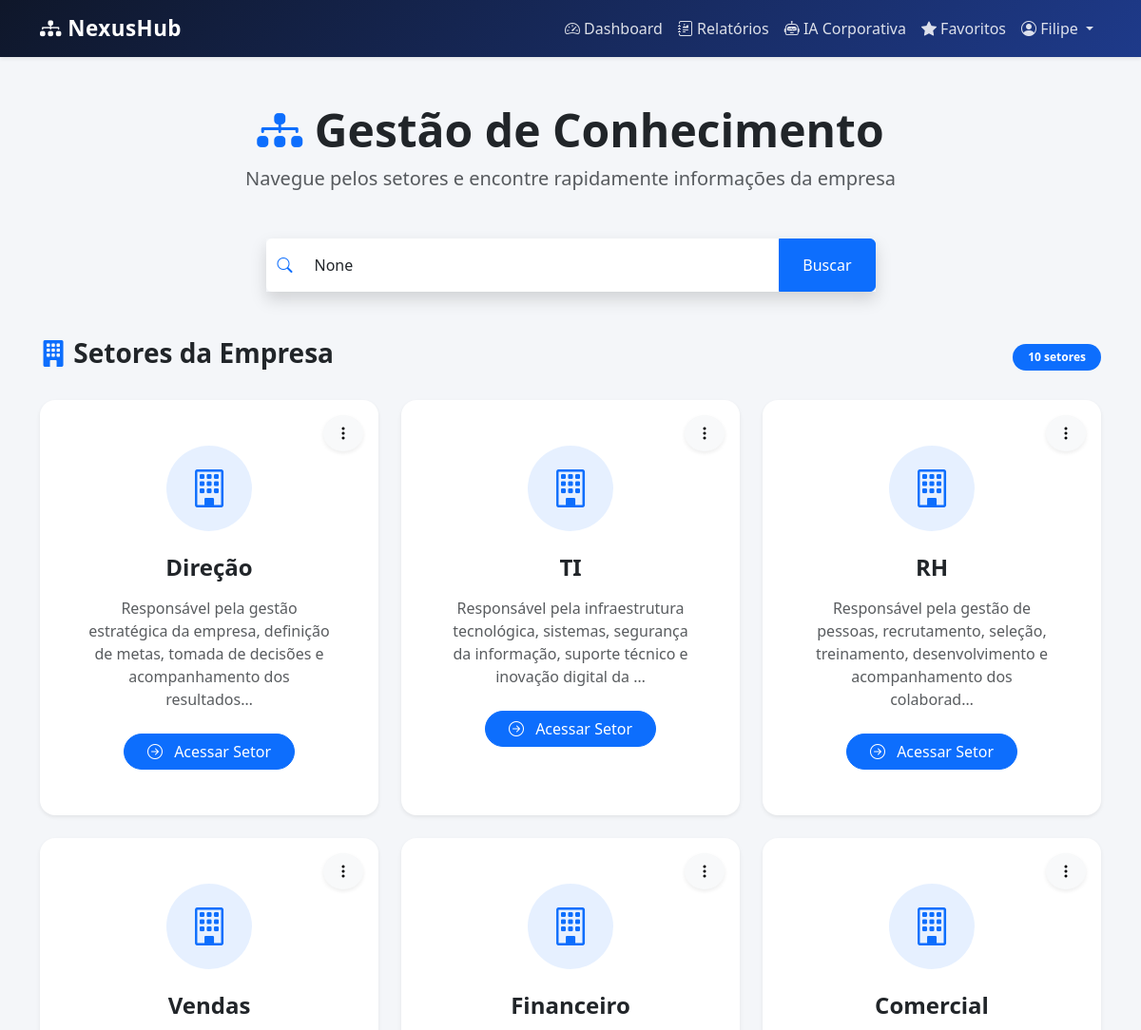
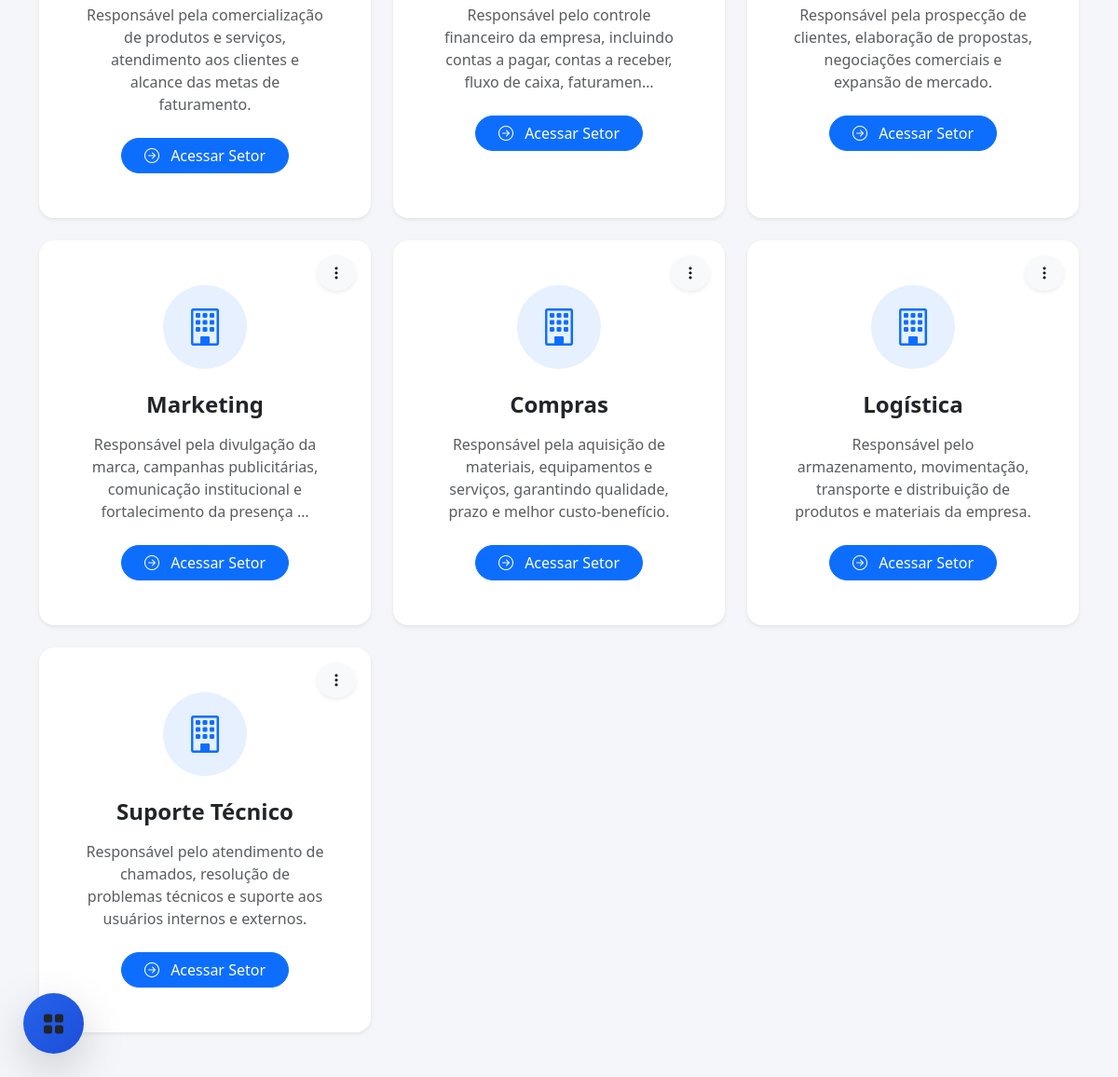
Before: / (signed in) with the older database file (2 pictures, top to bottom).
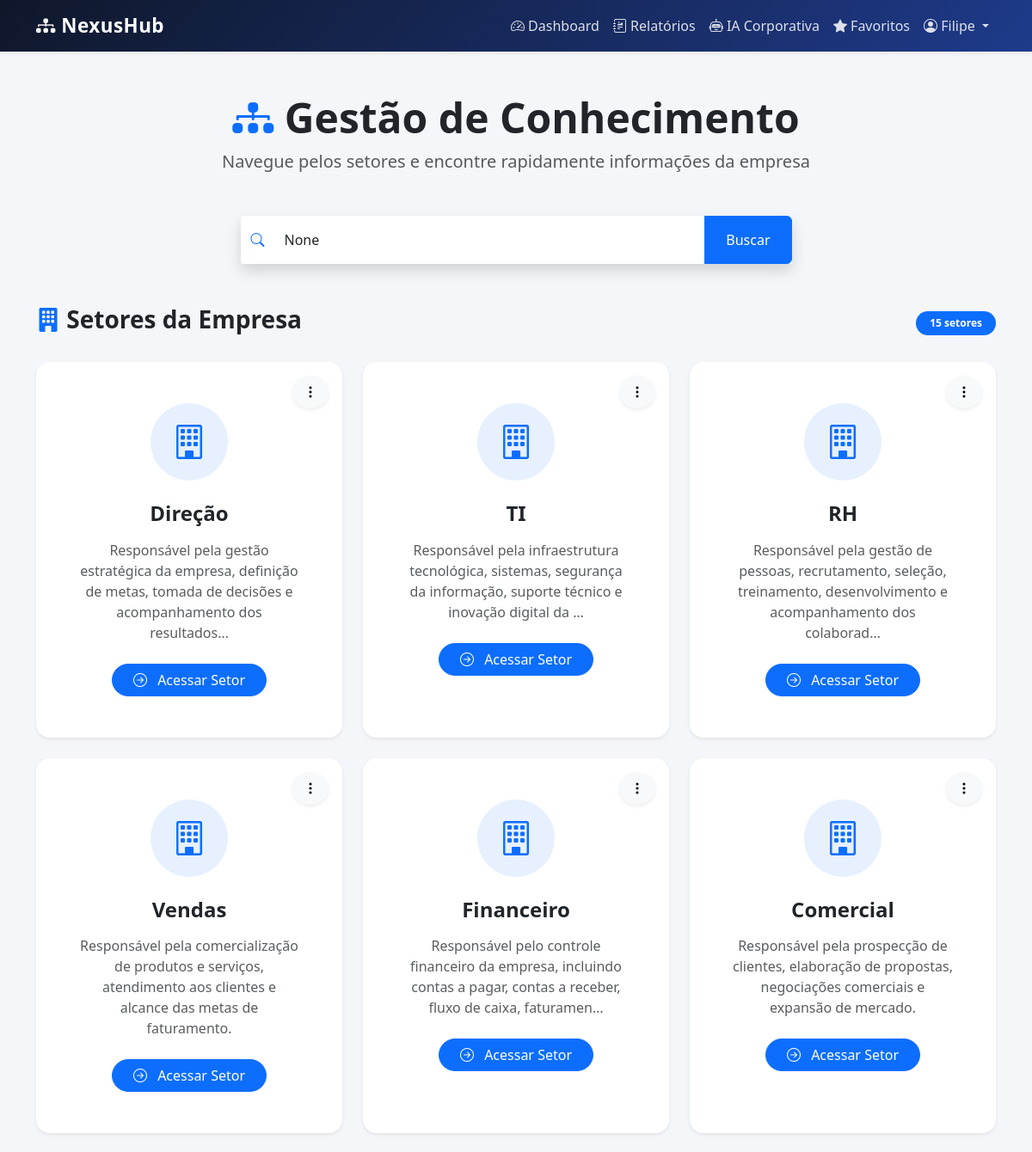
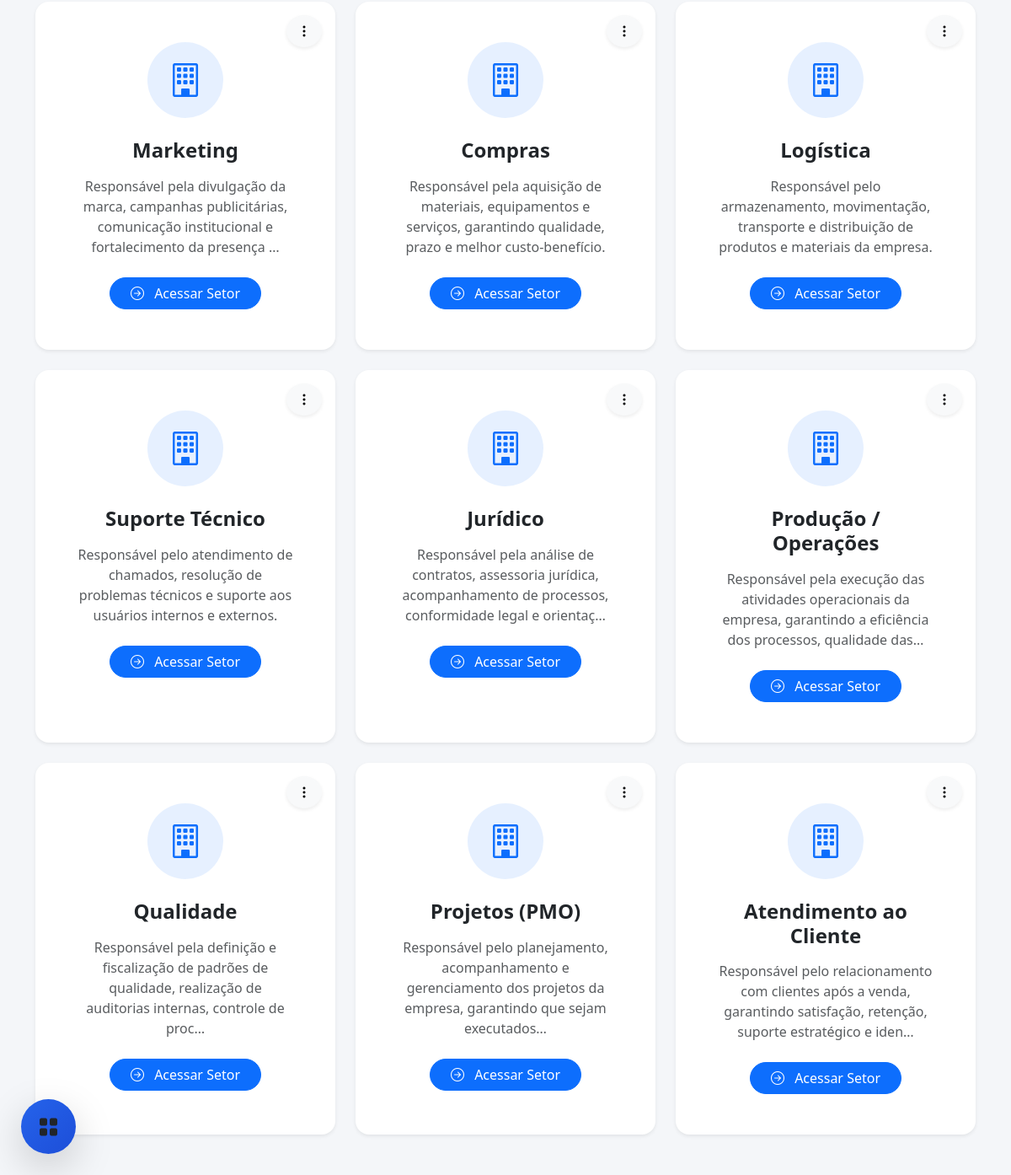
After: the same page with the newer database file (2 pictures, top to bottom).
### setores/models.py (models this page shows, shortened)
class Setor(models.Model):
    nome = models.CharField(max_length=100)
    descricao = models.TextField(blank=True)
    class Meta:
        verbose_name = 'Setor'
        verbose_name_plural = 'Setores'

### setores/views.py (the view, shortened to what this page needs)
@login_required
def home(request):
    busca = request.GET.get('busca')
    setores = Setor.objects.all()
    funcionarios = Funcionario.objects.select_related(
        'usuario',
        'setor'
    )
    return render(
        request,
        'home.html',
        {
            'setores': setores,
            'funcionarios': funcionarios,
            'busca': busca
        }
    )

### templates/home.html (shortened to what this page needs)
{% extends 'base.html' %}
{% block content %}
<div class="container py-5">
    <div class="text-center mb-5">
        <h1 class="display-5 fw-bold">
            <i class="bi bi-diagram-3-fill text-primary"></i>
            Gestão de Conhecimento
        </h1>
        <p class="text-muted fs-5">
            Navegue pelos setores e encontre rapidamente informações da empresa
        </p>
    </div>
    <div class="row justify-content-center mb-5">
        <div class="col-lg-7">
            <form method="GET">
                <div class="input-group shadow">
                    <span class="input-group-text bg-white border-0">
                        <i class="bi bi-search text-primary"></i>
                    </span>
                    <input type="text"
                           name="busca"
                           class="form-control border-0 py-3"
                           placeholder="Pesquisar funcionário, cargo ou setor..."
                           value="{{ busca }}">
                    <button class="btn btn-primary px-4"
                            type="submit">
                        Buscar
                    </button>
                </div>
            </form>
        </div>
    </div>
    <div class="d-flex justify-content-between align-items-center mb-4">
        <h3 class="fw-bold">
            <i class="bi bi-building-fill text-primary"></i>
            Setores da Empresa
        </h3>
        <span class="badge bg-primary rounded-pill px-3 py-2">
            {{ setores.count }} setores
        </span>
    </div>
    <div class="row g-4">
        {% for setor in setores %}
        <div class="col-lg-4 col-md-6">
            <div class="card border-0 shadow-sm rounded-4 h-100 position-relative">
                {% if user.is_superuser %}
                <div class="dropdown position-absolute top-0 end-0 m-3">
                    <button class="btn btn-light rounded-circle shadow-sm"
                            type="button"
                            data-bs-toggle="dropdown">
                        <i class="bi bi-three-dots-vertical"></i>
                    </button>
                </div>
                {% endif %}
                <div class="card-body text-center p-5">
                    <div class="mb-4">
                        <div class="bg-primary bg-opacity-10 rounded-circle d-inline-flex align-items-center justify-content-center"
                             style="width:90px;height:90px;">
                            <i class="bi bi-building text-primary"
                               style="font-size:40px;"></i>
                        </div>
                    </div>
                    <h4 class="fw-bold mb-3">
                        {{ setor.nome }}
                    </h4>
                    <p class="text-muted mb-4">
                        {{ setor.descricao|truncatechars:120 }}
                    </p>
                    <a href="{% url 'detalhe_setor' setor.id %}"
                       class="btn btn-primary rounded-pill px-4">
                        <i class="bi bi-arrow-right-circle me-2"></i>
                        Acessar Setor
                    </a>
                </div>
            </div>
        </div>
        {% endfor %}
    </div>
</div>
{% endblock %}

Changed rows visible on the page:
added Setor: nome "Jurídico", descricao "Responsável pela análise de contratos, assessoria jurídica, acompanhamento de processos, conformidade legal e orientaç…"
added Setor: nome "Produção / Operações", descricao "Responsável pela execução das atividades operacionais da empresa, garantindo a eficiência dos processos, qualidade das…"
added Setor: nome "Qualidade", descricao "Responsável pela definição e fiscalização de padrões de qualidade, realização de auditorias internas, controle de proc…"
added Setor: nome "Projetos (PMO)", descricao "Responsável pelo planejamento, acompanhamento e gerenciamento dos projetos da empresa, garantindo que sejam executados…"
added Setor: nome "Atendimento ao Cliente", descricao "Responsável pelo relacionamento com clientes após a venda, garantindo satisfação, retenção, suporte estratégico e iden…"
Other visible differences:
{{ setores.count }}: "10" → "15"
